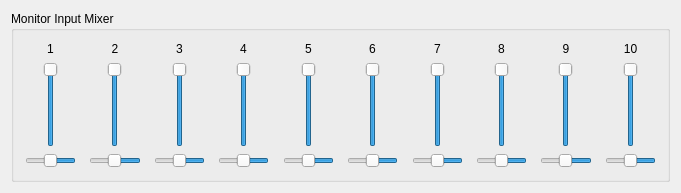
<ui version="4.0" >
 <comment>Copyright (C) 2005-2008 by Daniel Wagner
	
	This file is part of FFADO
	FFADO = Free Firewire (pro-)audio drivers for linux
	
	FFADO is based upon FreeBoB.
	
	This program is free software: you can redistribute it and/or modify
	it under the terms of the GNU General Public License as published by
	the Free Software Foundation, either version 2 of the License, or
	(at your option) version 3 of the License.
	
	This program is distributed in the hope that it will be useful,
	but WITHOUT ANY WARRANTY; without even the implied warranty of
	MERCHANTABILITY or FITNESS FOR A PARTICULAR PURPOSE.  See the
	GNU General Public License for more details.
</comment>
 <class>EdirolFa101ControlUI</class>
 <widget class="QWidget" name="EdirolFa101ControlUI" >
  <property name="geometry" >
   <rect>
    <x>0</x>
    <y>0</y>
    <width>681</width>
    <height>193</height>
   </rect>
  </property>
  <property name="windowTitle" >
   <string>Edirol FA-101</string>
  </property>
  <layout class="QHBoxLayout" >
   <item>
    <widget class="QGroupBox" name="groupBox1" >
     <property name="sizePolicy" >
      <sizepolicy vsizetype="Preferred" hsizetype="Preferred" >
       <horstretch>0</horstretch>
       <verstretch>0</verstretch>
      </sizepolicy>
     </property>
     <property name="title" >
      <string>Monitor Input Mixer</string>
     </property>
     <layout class="QHBoxLayout" >
      <item>
       <layout class="QVBoxLayout" >
        <item>
         <widget class="QLabel" name="textLabel1" >
          <property name="text" >
           <string>1</string>
          </property>
          <property name="alignment" >
           <set>Qt::AlignCenter</set>
          </property>
          <property name="wordWrap" >
           <bool>false</bool>
          </property>
         </widget>
        </item>
        <item>
         <layout class="QHBoxLayout" >
          <item>
           <spacer>
            <property name="orientation" >
             <enum>Qt::Horizontal</enum>
            </property>
            <property name="sizeType" >
             <enum>QSizePolicy::Expanding</enum>
            </property>
            <property name="sizeHint" stdset="0" >
             <size>
              <width>20</width>
              <height>20</height>
             </size>
            </property>
           </spacer>
          </item>
          <item>
           <widget class="QSlider" name="sldInput1" >
            <property name="sizePolicy" >
             <sizepolicy vsizetype="Expanding" hsizetype="Fixed" >
              <horstretch>0</horstretch>
              <verstretch>0</verstretch>
             </sizepolicy>
            </property>
            <property name="minimum" >
             <number>-32767</number>
            </property>
            <property name="maximum" >
             <number>0</number>
            </property>
            <property name="singleStep" >
             <number>10000</number>
            </property>
            <property name="pageStep" >
             <number>1000</number>
            </property>
            <property name="value" >
             <number>0</number>
            </property>
            <property name="orientation" >
             <enum>Qt::Vertical</enum>
            </property>
            <property name="tickInterval" >
             <number>10000</number>
            </property>
           </widget>
          </item>
          <item>
           <spacer>
            <property name="orientation" >
             <enum>Qt::Horizontal</enum>
            </property>
            <property name="sizeType" >
             <enum>QSizePolicy::Expanding</enum>
            </property>
            <property name="sizeHint" stdset="0" >
             <size>
              <width>20</width>
              <height>16</height>
             </size>
            </property>
           </spacer>
          </item>
         </layout>
        </item>
        <item>
         <widget class="QSlider" name="sldBal1" >
          <property name="minimum" >
           <number>-32767</number>
          </property>
          <property name="maximum" >
           <number>32512</number>
          </property>
          <property name="orientation" >
           <enum>Qt::Horizontal</enum>
          </property>
          <property name="invertedAppearance" >
           <bool>true</bool>
          </property>
         </widget>
        </item>
       </layout>
      </item>
      <item>
       <spacer>
        <property name="orientation" >
         <enum>Qt::Horizontal</enum>
        </property>
        <property name="sizeType" >
         <enum>QSizePolicy::Expanding</enum>
        </property>
        <property name="sizeHint" stdset="0" >
         <size>
          <width>40</width>
          <height>20</height>
         </size>
        </property>
       </spacer>
      </item>
      <item>
       <layout class="QVBoxLayout" >
        <item>
         <widget class="QLabel" name="textLabel2" >
          <property name="text" >
           <string>2</string>
          </property>
          <property name="alignment" >
           <set>Qt::AlignCenter</set>
          </property>
          <property name="wordWrap" >
           <bool>false</bool>
          </property>
         </widget>
        </item>
        <item>
         <layout class="QHBoxLayout" >
          <item>
           <spacer>
            <property name="orientation" >
             <enum>Qt::Horizontal</enum>
            </property>
            <property name="sizeType" >
             <enum>QSizePolicy::Expanding</enum>
            </property>
            <property name="sizeHint" stdset="0" >
             <size>
              <width>20</width>
              <height>20</height>
             </size>
            </property>
           </spacer>
          </item>
          <item>
           <widget class="QSlider" name="sldInput2" >
            <property name="minimum" >
             <number>-32767</number>
            </property>
            <property name="maximum" >
             <number>0</number>
            </property>
            <property name="singleStep" >
             <number>10000</number>
            </property>
            <property name="pageStep" >
             <number>1000</number>
            </property>
            <property name="value" >
             <number>0</number>
            </property>
            <property name="orientation" >
             <enum>Qt::Vertical</enum>
            </property>
            <property name="tickInterval" >
             <number>10000</number>
            </property>
           </widget>
          </item>
          <item>
           <spacer>
            <property name="orientation" >
             <enum>Qt::Horizontal</enum>
            </property>
            <property name="sizeType" >
             <enum>QSizePolicy::Expanding</enum>
            </property>
            <property name="sizeHint" stdset="0" >
             <size>
              <width>20</width>
              <height>20</height>
             </size>
            </property>
           </spacer>
          </item>
         </layout>
        </item>
        <item>
         <widget class="QSlider" name="sldBal2" >
          <property name="minimum" >
           <number>-32767</number>
          </property>
          <property name="maximum" >
           <number>32512</number>
          </property>
          <property name="orientation" >
           <enum>Qt::Horizontal</enum>
          </property>
          <property name="invertedAppearance" >
           <bool>true</bool>
          </property>
         </widget>
        </item>
       </layout>
      </item>
      <item>
       <spacer>
        <property name="orientation" >
         <enum>Qt::Horizontal</enum>
        </property>
        <property name="sizeType" >
         <enum>QSizePolicy::Expanding</enum>
        </property>
        <property name="sizeHint" stdset="0" >
         <size>
          <width>40</width>
          <height>20</height>
         </size>
        </property>
       </spacer>
      </item>
      <item>
       <layout class="QVBoxLayout" >
        <item>
         <widget class="QLabel" name="textLabel3" >
          <property name="text" >
           <string>3</string>
          </property>
          <property name="alignment" >
           <set>Qt::AlignCenter</set>
          </property>
          <property name="wordWrap" >
           <bool>false</bool>
          </property>
         </widget>
        </item>
        <item>
         <layout class="QHBoxLayout" >
          <item>
           <spacer>
            <property name="orientation" >
             <enum>Qt::Horizontal</enum>
            </property>
            <property name="sizeType" >
             <enum>QSizePolicy::Expanding</enum>
            </property>
            <property name="sizeHint" stdset="0" >
             <size>
              <width>20</width>
              <height>20</height>
             </size>
            </property>
           </spacer>
          </item>
          <item>
           <widget class="QSlider" name="sldInput3" >
            <property name="minimum" >
             <number>-32767</number>
            </property>
            <property name="maximum" >
             <number>0</number>
            </property>
            <property name="singleStep" >
             <number>10000</number>
            </property>
            <property name="pageStep" >
             <number>1000</number>
            </property>
            <property name="value" >
             <number>0</number>
            </property>
            <property name="orientation" >
             <enum>Qt::Vertical</enum>
            </property>
            <property name="tickInterval" >
             <number>10000</number>
            </property>
           </widget>
          </item>
          <item>
           <spacer>
            <property name="orientation" >
             <enum>Qt::Horizontal</enum>
            </property>
            <property name="sizeType" >
             <enum>QSizePolicy::Expanding</enum>
            </property>
            <property name="sizeHint" stdset="0" >
             <size>
              <width>20</width>
              <height>20</height>
             </size>
            </property>
           </spacer>
          </item>
         </layout>
        </item>
        <item>
         <widget class="QSlider" name="sldBal3" >
          <property name="minimum" >
           <number>-32767</number>
          </property>
          <property name="maximum" >
           <number>32512</number>
          </property>
          <property name="orientation" >
           <enum>Qt::Horizontal</enum>
          </property>
          <property name="invertedAppearance" >
           <bool>true</bool>
          </property>
         </widget>
        </item>
       </layout>
      </item>
      <item>
       <spacer>
        <property name="orientation" >
         <enum>Qt::Horizontal</enum>
        </property>
        <property name="sizeType" >
         <enum>QSizePolicy::Expanding</enum>
        </property>
        <property name="sizeHint" stdset="0" >
         <size>
          <width>40</width>
          <height>20</height>
         </size>
        </property>
       </spacer>
      </item>
      <item>
       <layout class="QVBoxLayout" >
        <item>
         <widget class="QLabel" name="textLabel4" >
          <property name="text" >
           <string>4</string>
          </property>
          <property name="alignment" >
           <set>Qt::AlignCenter</set>
          </property>
          <property name="wordWrap" >
           <bool>false</bool>
          </property>
         </widget>
        </item>
        <item>
         <layout class="QHBoxLayout" >
          <item>
           <spacer>
            <property name="orientation" >
             <enum>Qt::Horizontal</enum>
            </property>
            <property name="sizeType" >
             <enum>QSizePolicy::Expanding</enum>
            </property>
            <property name="sizeHint" stdset="0" >
             <size>
              <width>20</width>
              <height>20</height>
             </size>
            </property>
           </spacer>
          </item>
          <item>
           <widget class="QSlider" name="sldInput4" >
            <property name="minimum" >
             <number>-32767</number>
            </property>
            <property name="maximum" >
             <number>0</number>
            </property>
            <property name="singleStep" >
             <number>10000</number>
            </property>
            <property name="pageStep" >
             <number>1000</number>
            </property>
            <property name="value" >
             <number>0</number>
            </property>
            <property name="orientation" >
             <enum>Qt::Vertical</enum>
            </property>
            <property name="tickInterval" >
             <number>10000</number>
            </property>
           </widget>
          </item>
          <item>
           <spacer>
            <property name="orientation" >
             <enum>Qt::Horizontal</enum>
            </property>
            <property name="sizeType" >
             <enum>QSizePolicy::Expanding</enum>
            </property>
            <property name="sizeHint" stdset="0" >
             <size>
              <width>20</width>
              <height>20</height>
             </size>
            </property>
           </spacer>
          </item>
         </layout>
        </item>
        <item>
         <widget class="QSlider" name="sldBal4" >
          <property name="minimum" >
           <number>-32767</number>
          </property>
          <property name="maximum" >
           <number>32512</number>
          </property>
          <property name="orientation" >
           <enum>Qt::Horizontal</enum>
          </property>
          <property name="invertedAppearance" >
           <bool>true</bool>
          </property>
         </widget>
        </item>
       </layout>
      </item>
      <item>
       <spacer>
        <property name="orientation" >
         <enum>Qt::Horizontal</enum>
        </property>
        <property name="sizeType" >
         <enum>QSizePolicy::Expanding</enum>
        </property>
        <property name="sizeHint" stdset="0" >
         <size>
          <width>40</width>
          <height>20</height>
         </size>
        </property>
       </spacer>
      </item>
      <item>
       <layout class="QVBoxLayout" >
        <item>
         <widget class="QLabel" name="textLabel5" >
          <property name="text" >
           <string>5</string>
          </property>
          <property name="alignment" >
           <set>Qt::AlignCenter</set>
          </property>
          <property name="wordWrap" >
           <bool>false</bool>
          </property>
         </widget>
        </item>
        <item>
         <layout class="QHBoxLayout" >
          <item>
           <spacer>
            <property name="orientation" >
             <enum>Qt::Horizontal</enum>
            </property>
            <property name="sizeType" >
             <enum>QSizePolicy::Expanding</enum>
            </property>
            <property name="sizeHint" stdset="0" >
             <size>
              <width>20</width>
              <height>20</height>
             </size>
            </property>
           </spacer>
          </item>
          <item>
           <widget class="QSlider" name="sldInput5" >
            <property name="minimumSize" >
             <size>
              <width>0</width>
              <height>80</height>
             </size>
            </property>
            <property name="minimum" >
             <number>-32767</number>
            </property>
            <property name="maximum" >
             <number>0</number>
            </property>
            <property name="singleStep" >
             <number>10000</number>
            </property>
            <property name="pageStep" >
             <number>1000</number>
            </property>
            <property name="value" >
             <number>0</number>
            </property>
            <property name="orientation" >
             <enum>Qt::Vertical</enum>
            </property>
            <property name="tickInterval" >
             <number>10000</number>
            </property>
           </widget>
          </item>
          <item>
           <spacer>
            <property name="orientation" >
             <enum>Qt::Horizontal</enum>
            </property>
            <property name="sizeType" >
             <enum>QSizePolicy::Expanding</enum>
            </property>
            <property name="sizeHint" stdset="0" >
             <size>
              <width>20</width>
              <height>20</height>
             </size>
            </property>
           </spacer>
          </item>
         </layout>
        </item>
        <item>
         <widget class="QSlider" name="sldBal5" >
          <property name="minimum" >
           <number>-32767</number>
          </property>
          <property name="maximum" >
           <number>32512</number>
          </property>
          <property name="orientation" >
           <enum>Qt::Horizontal</enum>
          </property>
          <property name="invertedAppearance" >
           <bool>true</bool>
          </property>
         </widget>
        </item>
       </layout>
      </item>
      <item>
       <spacer>
        <property name="orientation" >
         <enum>Qt::Horizontal</enum>
        </property>
        <property name="sizeType" >
         <enum>QSizePolicy::Expanding</enum>
        </property>
        <property name="sizeHint" stdset="0" >
         <size>
          <width>40</width>
          <height>20</height>
         </size>
        </property>
       </spacer>
      </item>
      <item>
       <layout class="QVBoxLayout" >
        <item>
         <widget class="QLabel" name="textLabel6" >
          <property name="text" >
           <string>6</string>
          </property>
          <property name="alignment" >
           <set>Qt::AlignCenter</set>
          </property>
          <property name="wordWrap" >
           <bool>false</bool>
          </property>
         </widget>
        </item>
        <item>
         <layout class="QHBoxLayout" >
          <item>
           <spacer>
            <property name="orientation" >
             <enum>Qt::Horizontal</enum>
            </property>
            <property name="sizeType" >
             <enum>QSizePolicy::Expanding</enum>
            </property>
            <property name="sizeHint" stdset="0" >
             <size>
              <width>20</width>
              <height>20</height>
             </size>
            </property>
           </spacer>
          </item>
          <item>
           <widget class="QSlider" name="sldInput6" >
            <property name="minimum" >
             <number>-32767</number>
            </property>
            <property name="maximum" >
             <number>0</number>
            </property>
            <property name="singleStep" >
             <number>10000</number>
            </property>
            <property name="pageStep" >
             <number>1000</number>
            </property>
            <property name="value" >
             <number>0</number>
            </property>
            <property name="orientation" >
             <enum>Qt::Vertical</enum>
            </property>
            <property name="tickInterval" >
             <number>10000</number>
            </property>
           </widget>
          </item>
          <item>
           <spacer>
            <property name="orientation" >
             <enum>Qt::Horizontal</enum>
            </property>
            <property name="sizeType" >
             <enum>QSizePolicy::Expanding</enum>
            </property>
            <property name="sizeHint" stdset="0" >
             <size>
              <width>20</width>
              <height>20</height>
             </size>
            </property>
           </spacer>
          </item>
         </layout>
        </item>
        <item>
         <widget class="QSlider" name="sldBal6" >
          <property name="minimum" >
           <number>-32767</number>
          </property>
          <property name="maximum" >
           <number>32512</number>
          </property>
          <property name="orientation" >
           <enum>Qt::Horizontal</enum>
          </property>
          <property name="invertedAppearance" >
           <bool>true</bool>
          </property>
         </widget>
        </item>
       </layout>
      </item>
      <item>
       <spacer>
        <property name="orientation" >
         <enum>Qt::Horizontal</enum>
        </property>
        <property name="sizeType" >
         <enum>QSizePolicy::Expanding</enum>
        </property>
        <property name="sizeHint" stdset="0" >
         <size>
          <width>40</width>
          <height>20</height>
         </size>
        </property>
       </spacer>
      </item>
      <item>
       <layout class="QVBoxLayout" >
        <item>
         <widget class="QLabel" name="textLabel7" >
          <property name="text" >
           <string>7</string>
          </property>
          <property name="alignment" >
           <set>Qt::AlignCenter</set>
          </property>
          <property name="wordWrap" >
           <bool>false</bool>
          </property>
         </widget>
        </item>
        <item>
         <layout class="QHBoxLayout" >
          <item>
           <spacer>
            <property name="orientation" >
             <enum>Qt::Horizontal</enum>
            </property>
            <property name="sizeType" >
             <enum>QSizePolicy::Expanding</enum>
            </property>
            <property name="sizeHint" stdset="0" >
             <size>
              <width>20</width>
              <height>20</height>
             </size>
            </property>
           </spacer>
          </item>
          <item>
           <widget class="QSlider" name="sldInput7" >
            <property name="minimumSize" >
             <size>
              <width>0</width>
              <height>80</height>
             </size>
            </property>
            <property name="minimum" >
             <number>-32767</number>
            </property>
            <property name="maximum" >
             <number>0</number>
            </property>
            <property name="singleStep" >
             <number>10000</number>
            </property>
            <property name="pageStep" >
             <number>1000</number>
            </property>
            <property name="value" >
             <number>0</number>
            </property>
            <property name="orientation" >
             <enum>Qt::Vertical</enum>
            </property>
            <property name="tickInterval" >
             <number>10000</number>
            </property>
           </widget>
          </item>
          <item>
           <spacer>
            <property name="orientation" >
             <enum>Qt::Horizontal</enum>
            </property>
            <property name="sizeType" >
             <enum>QSizePolicy::Expanding</enum>
            </property>
            <property name="sizeHint" stdset="0" >
             <size>
              <width>20</width>
              <height>20</height>
             </size>
            </property>
           </spacer>
          </item>
         </layout>
        </item>
        <item>
         <widget class="QSlider" name="sldBal7" >
          <property name="minimum" >
           <number>-32767</number>
          </property>
          <property name="maximum" >
           <number>32512</number>
          </property>
          <property name="orientation" >
           <enum>Qt::Horizontal</enum>
          </property>
          <property name="invertedAppearance" >
           <bool>true</bool>
          </property>
         </widget>
        </item>
       </layout>
      </item>
      <item>
       <spacer>
        <property name="orientation" >
         <enum>Qt::Horizontal</enum>
        </property>
        <property name="sizeType" >
         <enum>QSizePolicy::Expanding</enum>
        </property>
        <property name="sizeHint" stdset="0" >
         <size>
          <width>40</width>
          <height>20</height>
         </size>
        </property>
       </spacer>
      </item>
      <item>
       <layout class="QVBoxLayout" >
        <item>
         <widget class="QLabel" name="textLabel8" >
          <property name="text" >
           <string>8</string>
          </property>
          <property name="alignment" >
           <set>Qt::AlignCenter</set>
          </property>
          <property name="wordWrap" >
           <bool>false</bool>
          </property>
         </widget>
        </item>
        <item>
         <layout class="QHBoxLayout" >
          <item>
           <spacer>
            <property name="orientation" >
             <enum>Qt::Horizontal</enum>
            </property>
            <property name="sizeType" >
             <enum>QSizePolicy::Expanding</enum>
            </property>
            <property name="sizeHint" stdset="0" >
             <size>
              <width>20</width>
              <height>20</height>
             </size>
            </property>
           </spacer>
          </item>
          <item>
           <widget class="QSlider" name="sldInput8" >
            <property name="minimum" >
             <number>-32767</number>
            </property>
            <property name="maximum" >
             <number>0</number>
            </property>
            <property name="singleStep" >
             <number>10000</number>
            </property>
            <property name="pageStep" >
             <number>1000</number>
            </property>
            <property name="value" >
             <number>0</number>
            </property>
            <property name="orientation" >
             <enum>Qt::Vertical</enum>
            </property>
            <property name="tickInterval" >
             <number>10000</number>
            </property>
           </widget>
          </item>
          <item>
           <spacer>
            <property name="orientation" >
             <enum>Qt::Horizontal</enum>
            </property>
            <property name="sizeType" >
             <enum>QSizePolicy::Expanding</enum>
            </property>
            <property name="sizeHint" stdset="0" >
             <size>
              <width>20</width>
              <height>20</height>
             </size>
            </property>
           </spacer>
          </item>
         </layout>
        </item>
        <item>
         <widget class="QSlider" name="sldBal8" >
          <property name="minimum" >
           <number>-32767</number>
          </property>
          <property name="maximum" >
           <number>32512</number>
          </property>
          <property name="orientation" >
           <enum>Qt::Horizontal</enum>
          </property>
          <property name="invertedAppearance" >
           <bool>true</bool>
          </property>
         </widget>
        </item>
       </layout>
      </item>
      <item>
       <spacer>
        <property name="orientation" >
         <enum>Qt::Horizontal</enum>
        </property>
        <property name="sizeType" >
         <enum>QSizePolicy::Expanding</enum>
        </property>
        <property name="sizeHint" stdset="0" >
         <size>
          <width>40</width>
          <height>20</height>
         </size>
        </property>
       </spacer>
      </item>
      <item>
       <layout class="QVBoxLayout" >
        <item>
         <widget class="QLabel" name="textLabel9" >
          <property name="text" >
           <string>9</string>
          </property>
          <property name="alignment" >
           <set>Qt::AlignCenter</set>
          </property>
          <property name="wordWrap" >
           <bool>false</bool>
          </property>
         </widget>
        </item>
        <item>
         <layout class="QHBoxLayout" >
          <item>
           <spacer>
            <property name="orientation" >
             <enum>Qt::Horizontal</enum>
            </property>
            <property name="sizeType" >
             <enum>QSizePolicy::Expanding</enum>
            </property>
            <property name="sizeHint" stdset="0" >
             <size>
              <width>20</width>
              <height>20</height>
             </size>
            </property>
           </spacer>
          </item>
          <item>
           <widget class="QSlider" name="sldInput9" >
            <property name="minimumSize" >
             <size>
              <width>0</width>
              <height>80</height>
             </size>
            </property>
            <property name="minimum" >
             <number>-32767</number>
            </property>
            <property name="maximum" >
             <number>0</number>
            </property>
            <property name="singleStep" >
             <number>10000</number>
            </property>
            <property name="pageStep" >
             <number>1000</number>
            </property>
            <property name="value" >
             <number>-2</number>
            </property>
            <property name="orientation" >
             <enum>Qt::Vertical</enum>
            </property>
            <property name="tickInterval" >
             <number>10000</number>
            </property>
           </widget>
          </item>
          <item>
           <spacer>
            <property name="orientation" >
             <enum>Qt::Horizontal</enum>
            </property>
            <property name="sizeType" >
             <enum>QSizePolicy::Expanding</enum>
            </property>
            <property name="sizeHint" stdset="0" >
             <size>
              <width>20</width>
              <height>20</height>
             </size>
            </property>
           </spacer>
          </item>
         </layout>
        </item>
        <item>
         <widget class="QSlider" name="sldBal9" >
          <property name="minimum" >
           <number>-32767</number>
          </property>
          <property name="maximum" >
           <number>32512</number>
          </property>
          <property name="orientation" >
           <enum>Qt::Horizontal</enum>
          </property>
          <property name="invertedAppearance" >
           <bool>true</bool>
          </property>
         </widget>
        </item>
       </layout>
      </item>
      <item>
       <spacer>
        <property name="orientation" >
         <enum>Qt::Horizontal</enum>
        </property>
        <property name="sizeType" >
         <enum>QSizePolicy::Expanding</enum>
        </property>
        <property name="sizeHint" stdset="0" >
         <size>
          <width>40</width>
          <height>20</height>
         </size>
        </property>
       </spacer>
      </item>
      <item>
       <layout class="QVBoxLayout" >
        <item>
         <widget class="QLabel" name="textLabel10" >
          <property name="text" >
           <string>10</string>
          </property>
          <property name="alignment" >
           <set>Qt::AlignCenter</set>
          </property>
          <property name="wordWrap" >
           <bool>false</bool>
          </property>
         </widget>
        </item>
        <item>
         <layout class="QHBoxLayout" >
          <item>
           <spacer>
            <property name="orientation" >
             <enum>Qt::Horizontal</enum>
            </property>
            <property name="sizeType" >
             <enum>QSizePolicy::Expanding</enum>
            </property>
            <property name="sizeHint" stdset="0" >
             <size>
              <width>20</width>
              <height>20</height>
             </size>
            </property>
           </spacer>
          </item>
          <item>
           <widget class="QSlider" name="sldInput10" >
            <property name="minimum" >
             <number>-32767</number>
            </property>
            <property name="maximum" >
             <number>0</number>
            </property>
            <property name="singleStep" >
             <number>10000</number>
            </property>
            <property name="pageStep" >
             <number>1000</number>
            </property>
            <property name="value" >
             <number>0</number>
            </property>
            <property name="orientation" >
             <enum>Qt::Vertical</enum>
            </property>
            <property name="tickInterval" >
             <number>10000</number>
            </property>
           </widget>
          </item>
          <item>
           <spacer>
            <property name="orientation" >
             <enum>Qt::Horizontal</enum>
            </property>
            <property name="sizeType" >
             <enum>QSizePolicy::Expanding</enum>
            </property>
            <property name="sizeHint" stdset="0" >
             <size>
              <width>20</width>
              <height>20</height>
             </size>
            </property>
           </spacer>
          </item>
         </layout>
        </item>
        <item>
         <widget class="QSlider" name="sldBal10" >
          <property name="minimum" >
           <number>-32768</number>
          </property>
          <property name="maximum" >
           <number>32512</number>
          </property>
          <property name="orientation" >
           <enum>Qt::Horizontal</enum>
          </property>
          <property name="invertedAppearance" >
           <bool>true</bool>
          </property>
         </widget>
        </item>
       </layout>
      </item>
     </layout>
    </widget>
   </item>
  </layout>
 </widget>
 <layoutdefault spacing="6" margin="11" />
 <pixmapfunction>qPixmapFromMimeSource</pixmapfunction>
 <resources/>
 <connections>
  <connection>
   <sender>sldInput1</sender>
   <signal>sliderMoved(int)</signal>
   <receiver>EdirolFa101ControlUI</receiver>
   <slot>setVolumeIn1(int)</slot>
   <hints>
    <hint type="sourcelabel" >
     <x>20</x>
     <y>20</y>
    </hint>
    <hint type="destinationlabel" >
     <x>20</x>
     <y>20</y>
    </hint>
   </hints>
  </connection>
  <connection>
   <sender>sldInput2</sender>
   <signal>sliderMoved(int)</signal>
   <receiver>EdirolFa101ControlUI</receiver>
   <slot>setVolumeIn2(int)</slot>
   <hints>
    <hint type="sourcelabel" >
     <x>20</x>
     <y>20</y>
    </hint>
    <hint type="destinationlabel" >
     <x>20</x>
     <y>20</y>
    </hint>
   </hints>
  </connection>
  <connection>
   <sender>sldInput3</sender>
   <signal>sliderMoved(int)</signal>
   <receiver>EdirolFa101ControlUI</receiver>
   <slot>setVolumeIn3(int)</slot>
   <hints>
    <hint type="sourcelabel" >
     <x>20</x>
     <y>20</y>
    </hint>
    <hint type="destinationlabel" >
     <x>20</x>
     <y>20</y>
    </hint>
   </hints>
  </connection>
  <connection>
   <sender>sldInput4</sender>
   <signal>sliderMoved(int)</signal>
   <receiver>EdirolFa101ControlUI</receiver>
   <slot>setVolumeIn4(int)</slot>
   <hints>
    <hint type="sourcelabel" >
     <x>20</x>
     <y>20</y>
    </hint>
    <hint type="destinationlabel" >
     <x>20</x>
     <y>20</y>
    </hint>
   </hints>
  </connection>
  <connection>
   <sender>sldInput5</sender>
   <signal>sliderMoved(int)</signal>
   <receiver>EdirolFa101ControlUI</receiver>
   <slot>setVolumeIn5(int)</slot>
   <hints>
    <hint type="sourcelabel" >
     <x>20</x>
     <y>20</y>
    </hint>
    <hint type="destinationlabel" >
     <x>20</x>
     <y>20</y>
    </hint>
   </hints>
  </connection>
  <connection>
   <sender>sldInput6</sender>
   <signal>sliderMoved(int)</signal>
   <receiver>EdirolFa101ControlUI</receiver>
   <slot>setVolumeIn6(int)</slot>
   <hints>
    <hint type="sourcelabel" >
     <x>20</x>
     <y>20</y>
    </hint>
    <hint type="destinationlabel" >
     <x>20</x>
     <y>20</y>
    </hint>
   </hints>
  </connection>
  <connection>
   <sender>sldInput7</sender>
   <signal>sliderMoved(int)</signal>
   <receiver>EdirolFa101ControlUI</receiver>
   <slot>setVolumeIn7(int)</slot>
   <hints>
    <hint type="sourcelabel" >
     <x>20</x>
     <y>20</y>
    </hint>
    <hint type="destinationlabel" >
     <x>20</x>
     <y>20</y>
    </hint>
   </hints>
  </connection>
  <connection>
   <sender>sldInput8</sender>
   <signal>sliderMoved(int)</signal>
   <receiver>EdirolFa101ControlUI</receiver>
   <slot>setVolumeIn8(int)</slot>
   <hints>
    <hint type="sourcelabel" >
     <x>20</x>
     <y>20</y>
    </hint>
    <hint type="destinationlabel" >
     <x>20</x>
     <y>20</y>
    </hint>
   </hints>
  </connection>
  <connection>
   <sender>sldInput9</sender>
   <signal>sliderMoved(int)</signal>
   <receiver>EdirolFa101ControlUI</receiver>
   <slot>setVolumeIn9(int)</slot>
   <hints>
    <hint type="sourcelabel" >
     <x>20</x>
     <y>20</y>
    </hint>
    <hint type="destinationlabel" >
     <x>20</x>
     <y>20</y>
    </hint>
   </hints>
  </connection>
  <connection>
   <sender>sldInput10</sender>
   <signal>sliderMoved(int)</signal>
   <receiver>EdirolFa101ControlUI</receiver>
   <slot>setVolumeIn10(int)</slot>
   <hints>
    <hint type="sourcelabel" >
     <x>20</x>
     <y>20</y>
    </hint>
    <hint type="destinationlabel" >
     <x>20</x>
     <y>20</y>
    </hint>
   </hints>
  </connection>
  <connection>
   <sender>sldBal1</sender>
   <signal>sliderMoved(int)</signal>
   <receiver>EdirolFa101ControlUI</receiver>
   <slot>setBalanceIn1(int)</slot>
   <hints>
    <hint type="sourcelabel" >
     <x>20</x>
     <y>20</y>
    </hint>
    <hint type="destinationlabel" >
     <x>20</x>
     <y>20</y>
    </hint>
   </hints>
  </connection>
  <connection>
   <sender>sldBal2</sender>
   <signal>sliderMoved(int)</signal>
   <receiver>EdirolFa101ControlUI</receiver>
   <slot>setBalanceIn2(int)</slot>
   <hints>
    <hint type="sourcelabel" >
     <x>20</x>
     <y>20</y>
    </hint>
    <hint type="destinationlabel" >
     <x>20</x>
     <y>20</y>
    </hint>
   </hints>
  </connection>
  <connection>
   <sender>sldBal3</sender>
   <signal>sliderMoved(int)</signal>
   <receiver>EdirolFa101ControlUI</receiver>
   <slot>setBalanceIn3(int)</slot>
   <hints>
    <hint type="sourcelabel" >
     <x>20</x>
     <y>20</y>
    </hint>
    <hint type="destinationlabel" >
     <x>20</x>
     <y>20</y>
    </hint>
   </hints>
  </connection>
  <connection>
   <sender>sldBal4</sender>
   <signal>sliderMoved(int)</signal>
   <receiver>EdirolFa101ControlUI</receiver>
   <slot>setBalanceIn4(int)</slot>
   <hints>
    <hint type="sourcelabel" >
     <x>20</x>
     <y>20</y>
    </hint>
    <hint type="destinationlabel" >
     <x>20</x>
     <y>20</y>
    </hint>
   </hints>
  </connection>
  <connection>
   <sender>sldBal5</sender>
   <signal>sliderMoved(int)</signal>
   <receiver>EdirolFa101ControlUI</receiver>
   <slot>setBalanceIn5(int)</slot>
   <hints>
    <hint type="sourcelabel" >
     <x>20</x>
     <y>20</y>
    </hint>
    <hint type="destinationlabel" >
     <x>20</x>
     <y>20</y>
    </hint>
   </hints>
  </connection>
  <connection>
   <sender>sldBal6</sender>
   <signal>sliderMoved(int)</signal>
   <receiver>EdirolFa101ControlUI</receiver>
   <slot>setBalanceIn6(int)</slot>
   <hints>
    <hint type="sourcelabel" >
     <x>20</x>
     <y>20</y>
    </hint>
    <hint type="destinationlabel" >
     <x>20</x>
     <y>20</y>
    </hint>
   </hints>
  </connection>
  <connection>
   <sender>sldBal7</sender>
   <signal>sliderMoved(int)</signal>
   <receiver>EdirolFa101ControlUI</receiver>
   <slot>setBalanceIn7(int)</slot>
   <hints>
    <hint type="sourcelabel" >
     <x>20</x>
     <y>20</y>
    </hint>
    <hint type="destinationlabel" >
     <x>20</x>
     <y>20</y>
    </hint>
   </hints>
  </connection>
  <connection>
   <sender>sldBal8</sender>
   <signal>sliderMoved(int)</signal>
   <receiver>EdirolFa101ControlUI</receiver>
   <slot>setBalanceIn8(int)</slot>
   <hints>
    <hint type="sourcelabel" >
     <x>20</x>
     <y>20</y>
    </hint>
    <hint type="destinationlabel" >
     <x>20</x>
     <y>20</y>
    </hint>
   </hints>
  </connection>
  <connection>
   <sender>sldBal9</sender>
   <signal>sliderMoved(int)</signal>
   <receiver>EdirolFa101ControlUI</receiver>
   <slot>setBalanceIn9(int)</slot>
   <hints>
    <hint type="sourcelabel" >
     <x>20</x>
     <y>20</y>
    </hint>
    <hint type="destinationlabel" >
     <x>20</x>
     <y>20</y>
    </hint>
   </hints>
  </connection>
  <connection>
   <sender>sldBal10</sender>
   <signal>sliderMoved(int)</signal>
   <receiver>EdirolFa101ControlUI</receiver>
   <slot>setVolumeIn10(int)</slot>
   <hints>
    <hint type="sourcelabel" >
     <x>20</x>
     <y>20</y>
    </hint>
    <hint type="destinationlabel" >
     <x>20</x>
     <y>20</y>
    </hint>
   </hints>
  </connection>
 </connections>
</ui>
